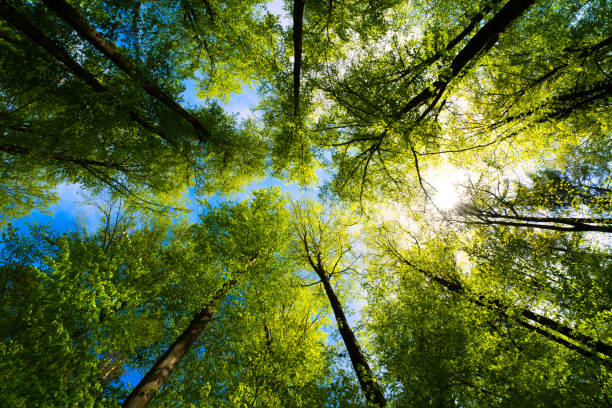
#> input picture Experiment-9/color_segmentation.jpg, 612 x 408 px, found by its file name
$ python compression_huffman_rle.py
#> lines starting #> are read from the running program, lines starting #| are printed output that depends on the picture
import cv2
import numpy as np
from collections import Counter
import heapq

# -------------------------------
# Read Image (Grayscale)
# -------------------------------
img = cv2.imread('C:/Users/91986/Desktop/color_segmentation.jpg', 0)
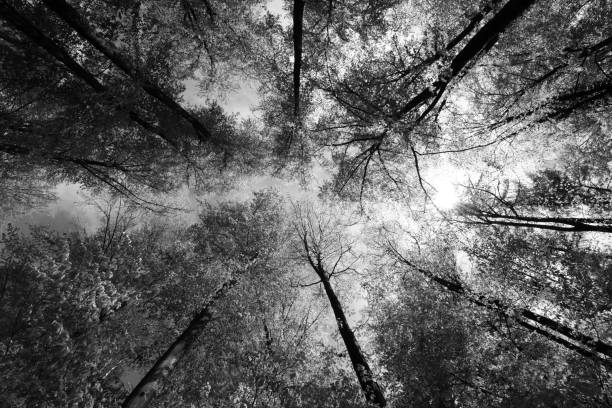
#> img: shape (408, 612); min 0, max 255, mean 94

if img is None:
    print("Error: Image not found!")
    exit()

# -------------------------------
# Flatten Image
# -------------------------------
flat = img.flatten()

# -------------------------------
# Run Length Encoding (RLE)
# -------------------------------
def rle_encode(data):
    encoding = []
    prev = data[0]
#> prev = 16
    count = 1

    for i in range(1, len(data)):
        if data[i] == prev:
            count += 1
        else:
            encoding.append((prev, count))
            prev = data[i]
            count = 1
#> this loop made 249695 passes
#> (prev, count) on passes 1 to 12: (7, 1), (3, 1), (6, 1), (7, 1), (8, 1), (17, 1), (29, 1), (15, 1), (16, 1), (23, 1), (21, 1), (42, 1)
#> count on passes 47, 49, 50, 51, 55, 63: 2, 2, 3, 4, 2, 2
#> after the loop, encoding = 242095 items

    encoding.append((prev, count))
    return encoding

rle_data = rle_encode(flat)
#> rle_data = 242096 items

# -------------------------------
# Huffman Coding
# -------------------------------
class Node:
    def __init__(self, freq, pixel, left=None, right=None):
        self.freq = freq
        self.pixel = pixel
        self.left = left
        self.right = right

    def __lt__(self, other):
        return self.freq < other.freq

def build_huffman_tree(data):
    freq = Counter(data)
#> freq = 256 items
    heap = []

    for pixel, f in freq.items():
        heapq.heappush(heap, Node(f, pixel))
#> this loop made 256 passes
#> (pixel, f) on passes 1 to 3: (16, 1060), (7, 845), (3, 893)

    while len(heap) > 1:
        left = heapq.heappop(heap)
        right = heapq.heappop(heap)

        merged = Node(left.freq + right.freq, None, left, right)
        heapq.heappush(heap, merged)
#> this loop made 255 passes

    return heap[0]

def build_codes(node, current_code="", codes={}):
    if node is None:
        return

    if node.pixel is not None:
        codes[node.pixel] = current_code
        return

    build_codes(node.left, current_code + "0", codes)
    build_codes(node.right, current_code + "1", codes)

huffman_tree = build_huffman_tree(flat)
huffman_codes = {}
build_codes(huffman_tree, "", huffman_codes)

# Encode using Huffman
encoded_data = ''.join([huffman_codes[pixel] for pixel in flat])

# -------------------------------
# Compression Ratio
# -------------------------------
original_size = len(flat) * 8   # 8 bits per pixel
#> original_size = 1997568
compressed_size = len(encoded_data)
#> compressed_size = 1950578

compression_ratio = original_size / compressed_size
#> compression_ratio = 1.02

# -------------------------------
# Output
# -------------------------------
print("Original Size (bits):", original_size)
#| Original Size (bits): 1997568
print("Compressed Size (bits):", compressed_size)
#| Compressed Size (bits): 1950578
print("Compression Ratio:", round(compression_ratio, 2))
#| Compression Ratio: 1.02

print("\nRLE Length:", len(rle_data))
#| RLE Length: 242096
print("Huffman Codes (sample):", list(huffman_codes.items())[:10])
